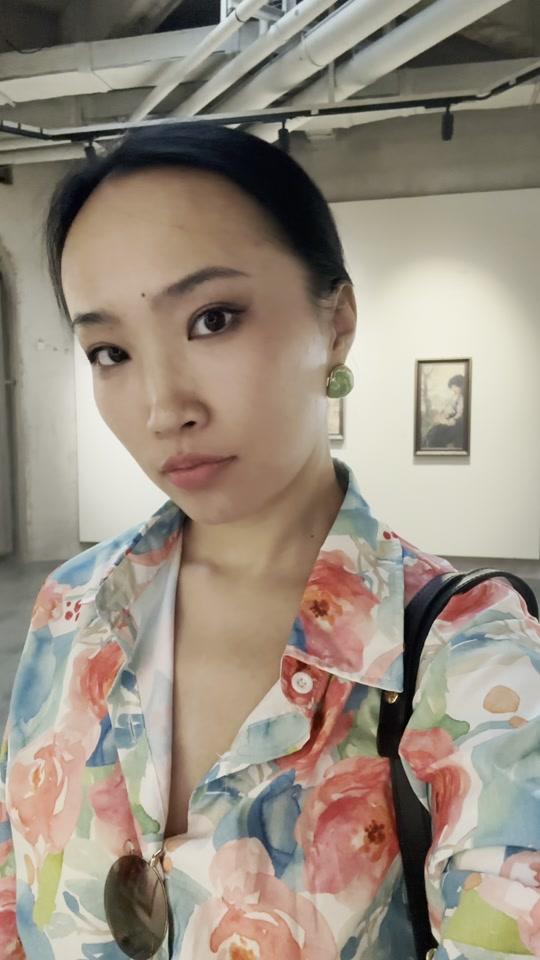
#> input picture Desktop/Digital Art/AE/video1/results/mvp/base_frame.jpg, 540 x 960 px, given as the content of the folder -j764w9w6/home/Desktop/Digital Art/AE/video1/results/mvp/src, which was not available
$ python face_accordion_mvp.py
#> lines starting #> are read from the running program, lines starting #| are printed output that depends on the picture; pictures that were not available may be replaced by others from this repository, and a replacement may not be noted
#!/usr/bin/env python3
"""video1 MVP: 'memory collection' core mechanism — live face footage sliced into
vertical strips mounted on a 3D accordion (zigzag panels), slowly rotating/folding,
over a warm amber gradient. Processes the VIDEO (face stays alive), not a still."""
import os
import numpy as np
from PIL import Image
from scipy.ndimage import map_coordinates

BASE = os.path.expanduser("~/Desktop/Digital Art/AE/video1/results/mvp")
SRC, OUT = os.path.join(BASE, "src"), os.path.join(BASE, "frames")
W, H = 540, 960
N = 8                      # accordion panels
CROP = (115, 100, 445, 690)  # face region in 540x960 src (x0,y0,x1,y1)

def homography(src_pts, dst_pts):
    A = []
    for (x, y), (u, v) in zip(src_pts, dst_pts):
        A.append([x, y, 1, 0, 0, 0, -u * x, -u * y, -u])
        A.append([0, 0, 0, x, y, 1, -v * x, -v * y, -v])
    _, _, Vt = np.linalg.svd(np.asarray(A))
    return Vt[-1].reshape(3, 3)

def project(P, f=1.9, cam_z=-3.6):
    # P: (n,3) world -> pixel coords
    X, Y, Z = P[:, 0], P[:, 1], P[:, 2] - cam_z
    u = f * X / Z * H * 0.5 + W * 0.5
    v = -f * Y / Z * H * 0.5 + H * 0.47
    return np.stack([u, v], 1), Z

def bg_gradient():
    top, bot = np.array([234, 182, 118]), np.array([168, 104, 46])
    t = np.linspace(0, 1, H)[:, None, None]
    g = (top * (1 - t) + bot * t) * np.ones((H, W, 3))
    # subtle vignette
    yy, xx = np.mgrid[0:H, 0:W]
    r = ((xx - W / 2) / W) ** 2 + ((yy - H * 0.45) / H) ** 2
    return (g * (1 - 0.35 * r / r.max())[:, :, None]).astype(np.float32)

BG = bg_gradient()
frames = sorted(os.listdir(SRC))
light = np.array([0.75, 0.2, -0.55]); light /= np.linalg.norm(light)

for fi, name in enumerate(frames):
    tex = np.asarray(Image.open(os.path.join(SRC, name))).astype(np.float32)
    tex = tex[CROP[1]:CROP[3], CROP[0]:CROP[2]]
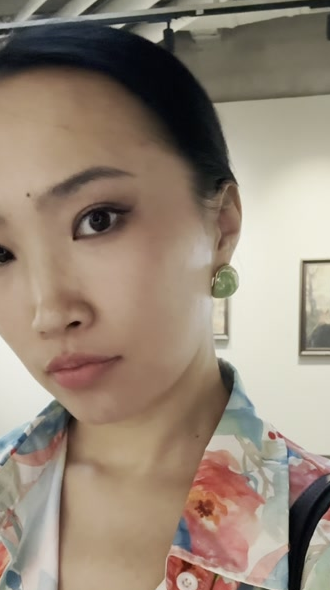
#> tex: shape (590, 330, 3) float32; mean R, G, B 149.8, 134.6, 119.4
    th, tw = tex.shape[:2]
#> th = 590; tw = 330
    t = fi / 30.0
    fold = np.radians(36 + 12 * np.sin(t * 1.1))       # fold angle oscillates
    yaw = np.radians(-14 + 9 * np.sin(t * 0.7 + 1.2))  # global slow rotation
    aspect = th / tw
#> aspect = 1.79
    L = 2.0 / N                                        # panel width in world units
    # accordion vertex chain (x advances, z zigzags)
    xs, zs = [0.0], [0.0]
    for i in range(N):
        xs.append(xs[-1] + L * np.cos(fold))
        zs.append(zs[-1] + (L * np.sin(fold)) * (1 if i % 2 == 0 else -1))
    xs = np.array(xs) - xs[-1] / 2
    zs = np.array(zs) - np.mean(zs)
    ytop, ybot = aspect * 1.0, -aspect * 1.0
#> ytop = 1.79; ybot = -1.79
    cy, sy = np.cos(yaw), np.sin(yaw)
    R = np.array([[cy, 0, sy], [0, 1, 0], [-sy, 0, cy]])

    canvas = BG.copy()
    order = []
    for i in range(N):
        c = np.array([
            [xs[i], ytop, zs[i]], [xs[i + 1], ytop, zs[i + 1]],
            [xs[i + 1], ybot, zs[i + 1]], [xs[i], ybot, zs[i]]]) @ R.T
        uv, Z = project(c)
        order.append((Z.mean(), i, c, uv))
    order.sort(key=lambda o: -o[0])  # far panels first

    for _, i, c, uv in order:
        sw0, sw1 = tw * i / N, tw * (i + 1) / N
        src_pts = [(sw0, 0), (sw1, 0), (sw1, th), (sw0, th)]
        Hm = homography(src_pts, [tuple(p) for p in uv])
        Hi = np.linalg.inv(Hm)
        x0, y0 = np.floor(uv.min(0)).astype(int) - 1
        x1, y1 = np.ceil(uv.max(0)).astype(int) + 1
        x0, y0 = max(x0, 0), max(y0, 0); x1, y1 = min(x1, W), min(y1, H)
        if x1 <= x0 or y1 <= y0:
            continue
        gy, gx = np.mgrid[y0:y1, x0:x1].astype(np.float32)
        ones = np.ones_like(gx)
        q = Hi @ np.stack([gx.ravel(), gy.ravel(), ones.ravel()])
        sx, sy_ = q[0] / q[2], q[1] / q[2]
        inside = (sx >= sw0) & (sx < sw1 - 0.5) & (sy_ >= 0) & (sy_ < th - 0.5)
        # panel shading from facing direction
        n3 = np.cross(c[1] - c[0], c[3] - c[0]); n3 /= np.linalg.norm(n3)
        shade = 0.56 + 0.44 * max(0.0, float(np.dot(n3, light)))
        patch = canvas[y0:y1, x0:x1]
        coords = np.stack([sy_, sx])
        for ch in range(3):
            samp = map_coordinates(tex[:, :, ch], coords, order=1, mode="nearest")
            flat = patch[:, :, ch].ravel()
            flat[inside] = samp[inside] * shade
            patch[:, :, ch] = flat.reshape(patch.shape[:2])
        # bright fold edge line (catch-light on crease)
        canvas[y0:y1, x0:x1] = patch
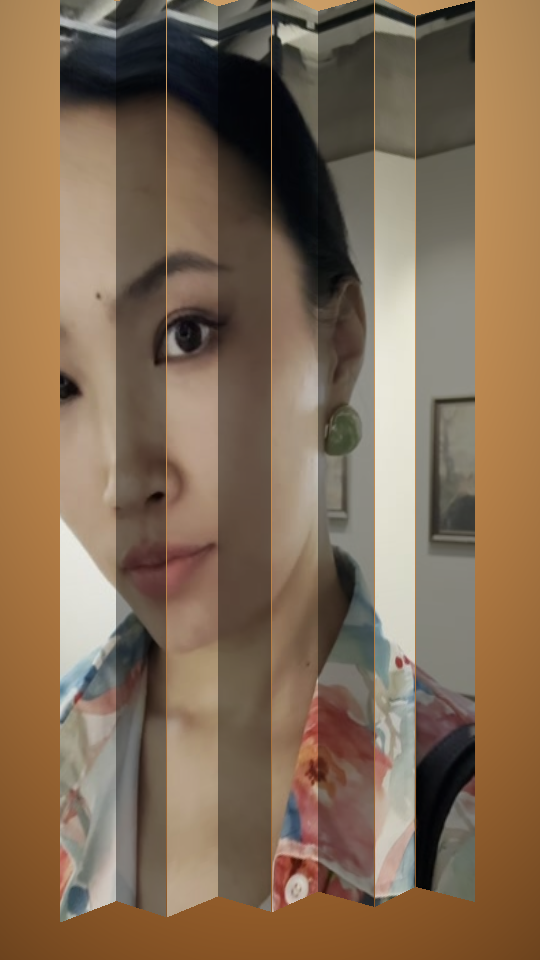
#> canvas: shape (960, 540, 3) float32; mean R, G, B 129.9, 107.6, 84.9
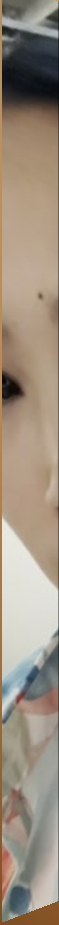
#> patch: shape (925, 59, 3) float32; mean R, G, B 158, 144.3, 128.8
    Image.fromarray(canvas.clip(0, 255).astype(np.uint8)).save(
        os.path.join(OUT, "f%04d.jpg" % fi), quality=92)
    if fi % 30 == 0:
        print("frame", fi, flush=True)
print("done", len(frames))
